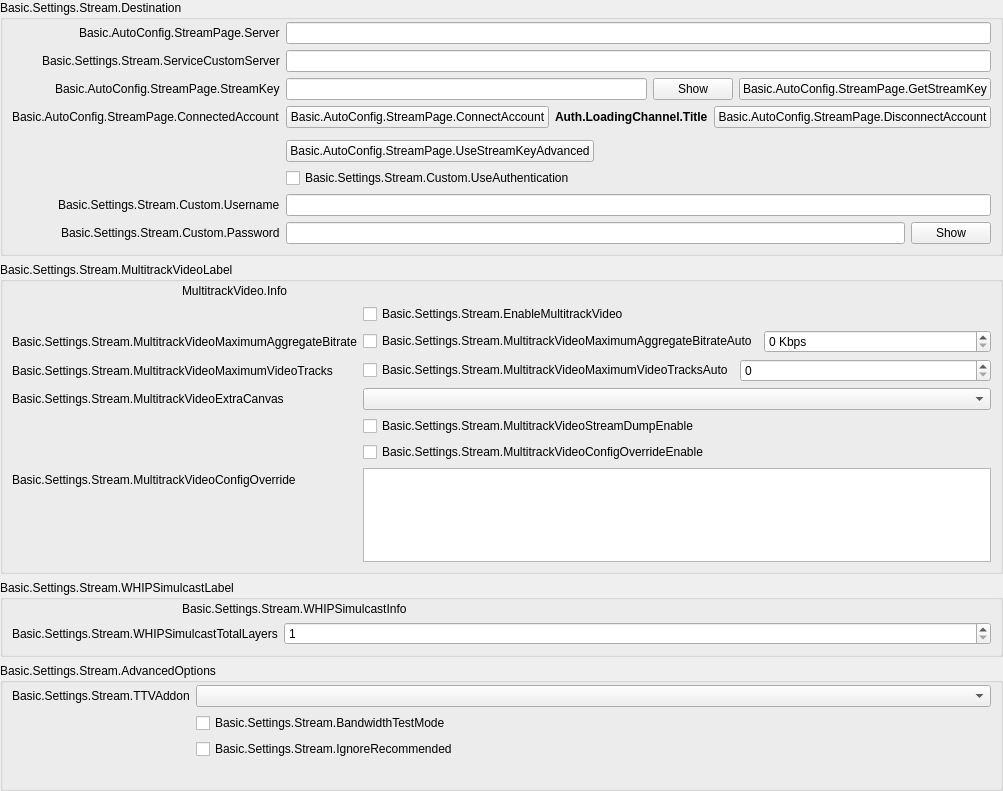
            <widget class="QWidget" name="streamKeyPage">
             <property name="geometry">
              <rect>
               <x>0</x>
               <y>0</y>
               <width>987</width>
               <height>791</height>
              </rect>
             </property>
             <layout class="QVBoxLayout" name="streamkeyPageLayout">
              <property name="leftMargin">
               <number>0</number>
              </property>
              <property name="topMargin">
               <number>0</number>
              </property>
              <property name="rightMargin">
               <number>0</number>
              </property>
              <property name="bottomMargin">
               <number>0</number>
              </property>
              <item>
               <widget class="QGroupBox" name="destinationGroupBox">
                <property name="title">
                 <string>Basic.Settings.Stream.Destination</string>
                </property>
                <layout class="QFormLayout" name="destinationLayout">
                 <property name="fieldGrowthPolicy">
                  <enum>QFormLayout::AllNonFixedFieldsGrow</enum>
                 </property>
                 <property name="labelAlignment">
                  <set>Qt::AlignRight|Qt::AlignTrailing|Qt::AlignVCenter</set>
                 </property>
                 <property name="leftMargin">
                  <number>9</number>
                 </property>
                 <property name="topMargin">
                  <number>2</number>
                 </property>
                 <property name="rightMargin">
                  <number>9</number>
                 </property>
                 <property name="bottomMargin">
                  <number>9</number>
                 </property>
                 <item row="0" column="0">
                  <widget class="QLabel" name="serverLabel">
                   <property name="text">
                    <string>Basic.AutoConfig.StreamPage.Server</string>
                   </property>
                  </widget>
                 </item>
                 <item row="0" column="1">
                  <widget class="QStackedWidget" name="serverStackedWidget">
                   <property name="sizePolicy">
                    <sizepolicy hsizetype="Preferred" vsizetype="Maximum">
                     <horstretch>0</horstretch>
                     <verstretch>0</verstretch>
                    </sizepolicy>
                   </property>
                   <property name="currentIndex">
                    <number>1</number>
                   </property>
                   <widget class="QWidget" name="servicePage">
                    <layout class="QHBoxLayout" name="horizontalLayout_21">
                     <property name="leftMargin">
                      <number>0</number>
                     </property>
                     <property name="topMargin">
                      <number>0</number>
                     </property>
                     <property name="rightMargin">
                      <number>0</number>
                     </property>
                     <property name="bottomMargin">
                      <number>0</number>
                     </property>
                     <item>
                      <widget class="QComboBox" name="server"/>
                     </item>
                    </layout>
                   </widget>
                   <widget class="QWidget" name="customPage">
                    <layout class="QHBoxLayout" name="horizontalLayout_22">
                     <property name="leftMargin">
                      <number>0</number>
                     </property>
                     <property name="topMargin">
                      <number>0</number>
                     </property>
                     <property name="rightMargin">
                      <number>0</number>
                     </property>
                     <property name="bottomMargin">
                      <number>0</number>
                     </property>
                     <item>
                      <widget class="QLineEdit" name="customServer"/>
                     </item>
                    </layout>
                   </widget>
                  </widget>
                 </item>
                 <item row="1" column="0">
                  <widget class="QLabel" name="serviceCustomServerLabel">
                   <property name="text">
                    <string>Basic.Settings.Stream.ServiceCustomServer</string>
                   </property>
                   <property name="buddy">
                    <cstring>serviceCustomServer</cstring>
                   </property>
                  </widget>
                 </item>
                 <item row="1" column="1">
                  <widget class="QLineEdit" name="serviceCustomServer"/>
                 </item>
                 <item row="2" column="0">
                  <widget class="QLabel" name="streamKeyLabel">
                   <property name="text">
                    <string>Basic.AutoConfig.StreamPage.StreamKey</string>
                   </property>
                   <property name="openExternalLinks">
                    <bool>true</bool>
                   </property>
                   <property name="buddy">
                    <cstring>key</cstring>
                   </property>
                  </widget>
                 </item>
                 <item row="2" column="1">
                  <widget class="QFrame" name="streamKeyWidget">
                   <layout class="QHBoxLayout" name="horizontalLayout_11">
                    <property name="leftMargin">
                     <number>0</number>
                    </property>
                    <property name="topMargin">
                     <number>0</number>
                    </property>
                    <property name="rightMargin">
                     <number>0</number>
                    </property>
                    <property name="bottomMargin">
                     <number>0</number>
                    </property>
                    <item>
                     <widget class="QLineEdit" name="key">
                      <property name="inputMask">
                       <string notr="true"/>
                      </property>
                      <property name="text">
                       <string notr="true"/>
                      </property>
                      <property name="echoMode">
                       <enum>QLineEdit::Password</enum>
                      </property>
                     </widget>
                    </item>
                    <item>
                     <widget class="QPushButton" name="show">
                      <property name="text">
                       <string>Show</string>
                      </property>
                     </widget>
                    </item>
                    <item>
                     <widget class="UrlPushButton" name="getStreamKeyButton">
                      <property name="toolTip">
                       <string/>
                      </property>
                      <property name="toolTipDuration">
                       <number>-4</number>
                      </property>
                      <property name="text">
                       <string>Basic.AutoConfig.StreamPage.GetStreamKey</string>
                      </property>
                     </widget>
                    </item>
                   </layout>
                  </widget>
                 </item>
                 <item row="3" column="0">
                  <widget class="QLabel" name="connectedAccountLabel">
                   <property name="text">
                    <string>Basic.AutoConfig.StreamPage.ConnectedAccount</string>
                   </property>
                  </widget>
                 </item>
                 <item row="3" column="1">
                  <layout class="QHBoxLayout" name="horizontalLayout_15">
                   <item>
                    <widget class="QPushButton" name="connectAccount2">
                     <property name="cursor">
                      <cursorShape>PointingHandCursor</cursorShape>
                     </property>
                     <property name="text">
                      <string>Basic.AutoConfig.StreamPage.ConnectAccount</string>
                     </property>
                    </widget>
                   </item>
                   <item>
                    <widget class="QLabel" name="connectedAccountText">
                     <property name="styleSheet">
                      <string notr="true">font-weight: bold</string>
                     </property>
                     <property name="text">
                      <string>Auth.LoadingChannel.Title</string>
                     </property>
                    </widget>
                   </item>
                   <item>
                    <widget class="QPushButton" name="disconnectAccount">
                     <property name="text">
                      <string>Basic.AutoConfig.StreamPage.DisconnectAccount</string>
                     </property>
                    </widget>
                   </item>
                   <item>
                    <spacer name="horizontalSpacer_19">
                     <property name="orientation">
                      <enum>Qt::Horizontal</enum>
                     </property>
                     <property name="sizeHint" stdset="0">
                      <size>
                       <width>40</width>
                       <height>20</height>
                      </size>
                     </property>
                    </spacer>
                   </item>
                  </layout>
                 </item>
                 <item row="4" column="0">
                  <spacer name="horizontalSpacer_18">
                   <property name="orientation">
                    <enum>Qt::Horizontal</enum>
                   </property>
                   <property name="sizeHint" stdset="0">
                    <size>
                     <width>170</width>
                     <height>0</height>
                    </size>
                   </property>
                  </spacer>
                 </item>
                 <item row="5" column="1">
                  <layout class="QHBoxLayout" name="horizontalLayout_28">
                   <item>
                    <widget class="QPushButton" name="useStreamKeyAdv">
                     <property name="text">
                      <string>Basic.AutoConfig.StreamPage.UseStreamKeyAdvanced</string>
                     </property>
                    </widget>
                   </item>
                   <item>
                    <spacer name="horizontalSpacer_28">
                     <property name="orientation">
                      <enum>Qt::Horizontal</enum>
                     </property>
                     <property name="sizeHint" stdset="0">
                      <size>
                       <width>40</width>
                       <height>0</height>
                      </size>
                     </property>
                    </spacer>
                   </item>
                  </layout>
                 </item>
                 <item row="6" column="1">
                  <widget class="QCheckBox" name="useAuth">
                   <property name="text">
                    <string>Basic.Settings.Stream.Custom.UseAuthentication</string>
                   </property>
                  </widget>
                 </item>
                 <item row="7" column="0">
                  <widget class="QLabel" name="authUsernameLabel">
                   <property name="text">
                    <string>Basic.Settings.Stream.Custom.Username</string>
                   </property>
                   <property name="buddy">
                    <cstring>authUsername</cstring>
                   </property>
                  </widget>
                 </item>
                 <item row="7" column="1">
                  <widget class="QLineEdit" name="authUsername"/>
                 </item>
                 <item row="8" column="0">
                  <widget class="QLabel" name="authPwLabel">
                   <property name="text">
                    <string>Basic.Settings.Stream.Custom.Password</string>
                   </property>
                   <property name="buddy">
                    <cstring>authPw</cstring>
                   </property>
                  </widget>
                 </item>
                 <item row="8" column="1">
                  <widget class="QFrame" name="authPwWidget">
                   <layout class="QHBoxLayout" name="horizontalLayout_25">
                    <property name="leftMargin">
                     <number>0</number>
                    </property>
                    <property name="topMargin">
                     <number>0</number>
                    </property>
                    <property name="rightMargin">
                     <number>0</number>
                    </property>
                    <property name="bottomMargin">
                     <number>0</number>
                    </property>
                    <item>
                     <widget class="QLineEdit" name="authPw">
                      <property name="echoMode">
                       <enum>QLineEdit::Password</enum>
                      </property>
                     </widget>
                    </item>
                    <item>
                     <widget class="QPushButton" name="authPwShow">
                      <property name="text">
                       <string>Show</string>
                      </property>
                     </widget>
                    </item>
                   </layout>
                  </widget>
                 </item>
                </layout>
               </widget>
              </item>
              <item>
               <widget class="QGroupBox" name="multitrackVideoGroupBox">
                <property name="title">
                 <string>Basic.Settings.Stream.MultitrackVideoLabel</string>
                </property>
                <layout class="QVBoxLayout" name="verticalLayout_34">
                 <property name="leftMargin">
                  <number>9</number>
                 </property>
                 <property name="topMargin">
                  <number>2</number>
                 </property>
                 <property name="rightMargin">
                  <number>9</number>
                 </property>
                 <property name="bottomMargin">
                  <number>9</number>
                 </property>
                 <item>
                  <layout class="QHBoxLayout" name="horizontalLayout_12">
                   <item>
                    <spacer name="horizontalSpacer_31">
                     <property name="orientation">
                      <enum>Qt::Horizontal</enum>
                     </property>
                     <property name="sizeType">
                      <enum>QSizePolicy::Fixed</enum>
                     </property>
                     <property name="sizeHint" stdset="0">
                      <size>
                       <width>170</width>
                       <height>10</height>
                      </size>
                     </property>
                    </spacer>
                   </item>
                   <item>
                    <widget class="QLabel" name="multitrackVideoInfo">
                     <property name="text">
                      <string>MultitrackVideo.Info</string>
                     </property>
                     <property name="textFormat">
                      <enum>Qt::RichText</enum>
                     </property>
                     <property name="wordWrap">
                      <bool>true</bool>
                     </property>
                     <property name="openExternalLinks">
                      <bool>true</bool>
                     </property>
                    </widget>
                   </item>
                  </layout>
                 </item>
                 <item>
                  <layout class="QFormLayout" name="formLayout_27">
                   <property name="fieldGrowthPolicy">
                    <enum>QFormLayout::AllNonFixedFieldsGrow</enum>
                   </property>
                   <item row="0" column="0">
                    <spacer name="horizontalSpacer_30">
                     <property name="orientation">
                      <enum>Qt::Horizontal</enum>
                     </property>
                     <property name="sizeType">
                      <enum>QSizePolicy::Fixed</enum>
                     </property>
                     <property name="sizeHint" stdset="0">
                      <size>
                       <width>170</width>
                       <height>10</height>
                      </size>
                     </property>
                    </spacer>
                   </item>
                   <item row="0" column="1">
                    <widget class="QCheckBox" name="enableMultitrackVideo">
                     <property name="text">
                      <string>Basic.Settings.Stream.EnableMultitrackVideo</string>
                     </property>
                    </widget>
                   </item>
                   <item row="1" column="0">
                    <widget class="QLabel" name="multitrackVideoMaximumAggregateBitrateLabel">
                     <property name="text">
                      <string>Basic.Settings.Stream.MultitrackVideoMaximumAggregateBitrate</string>
                     </property>
                    </widget>
                   </item>
                   <item row="1" column="1">
                    <layout class="QHBoxLayout" name="horizontalLayout_31" stretch="0,0">
                     <item>
                      <widget class="QCheckBox" name="multitrackVideoMaximumAggregateBitrateAuto">
                       <property name="text">
                        <string>Basic.Settings.Stream.MultitrackVideoMaximumAggregateBitrateAuto</string>
                       </property>
                      </widget>
                     </item>
                     <item>
                      <widget class="QSpinBox" name="multitrackVideoMaximumAggregateBitrate">
                       <property name="sizePolicy">
                        <sizepolicy hsizetype="MinimumExpanding" vsizetype="Fixed">
                         <horstretch>0</horstretch>
                         <verstretch>0</verstretch>
                        </sizepolicy>
                       </property>
                       <property name="suffix">
                        <string notr="true"> Kbps</string>
                       </property>
                       <property name="minimum">
                        <number>0</number>
                       </property>
                       <property name="maximum">
                        <number>1000000</number>
                       </property>
                       <property name="singleStep">
                        <number>50</number>
                       </property>
                       <property name="value">
                        <number>0</number>
                       </property>
                      </widget>
                     </item>
                    </layout>
                   </item>
                   <item row="2" column="0">
                    <widget class="QLabel" name="multitrackVideoMaximumVideoTracksLabel">
                     <property name="text">
                      <string>Basic.Settings.Stream.MultitrackVideoMaximumVideoTracks</string>
                     </property>
                    </widget>
                   </item>
                   <item row="2" column="1">
                    <layout class="QHBoxLayout" name="horizontalLayout_32" stretch="0,0">
                     <item>
                      <widget class="QCheckBox" name="multitrackVideoMaximumVideoTracksAuto">
                       <property name="sizePolicy">
                        <sizepolicy hsizetype="Minimum" vsizetype="Fixed">
                         <horstretch>0</horstretch>
                         <verstretch>0</verstretch>
                        </sizepolicy>
                       </property>
                       <property name="text">
                        <string>Basic.Settings.Stream.MultitrackVideoMaximumVideoTracksAuto</string>
                       </property>
                      </widget>
                     </item>
                     <item>
                      <widget class="QSpinBox" name="multitrackVideoMaximumVideoTracks">
                       <property name="sizePolicy">
                        <sizepolicy hsizetype="MinimumExpanding" vsizetype="Fixed">
                         <horstretch>0</horstretch>
                         <verstretch>0</verstretch>
                        </sizepolicy>
                       </property>
                       <property name="minimum">
                        <number>0</number>
                       </property>
                       <property name="maximum">
                        <number>100</number>
                       </property>
                       <property name="value">
                        <number>0</number>
                       </property>
                      </widget>
                     </item>
                    </layout>
                   </item>
                   <item row="3" column="1">
                    <widget class="QComboBox" name="multitrackVideoAdditionalCanvas">
                     <property name="placeholderText">
                      <string>None</string>
                     </property>
                    </widget>
                   </item>
                   <item row="4" column="0">
                    <spacer name="horizontalSpacer_32">
                     <property name="orientation">
                      <enum>Qt::Horizontal</enum>
                     </property>
                     <property name="sizeType">
                      <enum>QSizePolicy::Fixed</enum>
                     </property>
                     <property name="sizeHint" stdset="0">
                      <size>
                       <width>170</width>
                       <height>10</height>
                      </size>
                     </property>
                    </spacer>
                   </item>
                   <item row="4" column="1">
                    <widget class="QCheckBox" name="multitrackVideoStreamDumpEnable">
                     <property name="text">
                      <string>Basic.Settings.Stream.MultitrackVideoStreamDumpEnable</string>
                     </property>
                    </widget>
                   </item>
                   <item row="5" column="1">
                    <widget class="QCheckBox" name="multitrackVideoConfigOverrideEnable">
                     <property name="text">
                      <string>Basic.Settings.Stream.MultitrackVideoConfigOverrideEnable</string>
                     </property>
                    </widget>
                   </item>
                   <item row="6" column="0">
                    <widget class="QLabel" name="multitrackVideoConfigOverrideLabel">
                     <property name="text">
                      <string>Basic.Settings.Stream.MultitrackVideoConfigOverride</string>
                     </property>
                    </widget>
                   </item>
                   <item row="6" column="1">
                    <widget class="QPlainTextEdit" name="multitrackVideoConfigOverride">
                     <property name="sizePolicy">
                      <sizepolicy hsizetype="Expanding" vsizetype="Expanding">
                       <horstretch>0</horstretch>
                       <verstretch>0</verstretch>
                      </sizepolicy>
                     </property>
                    </widget>
                   </item>
                   <item row="3" column="0">
                    <widget class="QLabel" name="multitrackVideoAdditionalCanvasLabel">
                     <property name="text">
                      <string>Basic.Settings.Stream.MultitrackVideoExtraCanvas</string>
                     </property>
                    </widget>
                   </item>
                  </layout>
                 </item>
                </layout>
               </widget>
              </item>
              <item>
               <widget class="QGroupBox" name="whipSimulcastGroupBox">
                <property name="title">
                 <string>Basic.Settings.Stream.WHIPSimulcastLabel</string>
                </property>
                <layout class="QVBoxLayout" name="verticalLayout_35">
                 <property name="leftMargin">
                  <number>9</number>
                 </property>
                 <property name="topMargin">
                  <number>2</number>
                 </property>
                 <property name="rightMargin">
                  <number>9</number>
                 </property>
                 <property name="bottomMargin">
                  <number>9</number>
                 </property>
                 <item>
                  <layout class="QHBoxLayout" name="horizontalLayout_33">
                   <item>
                    <spacer name="horizontalSpacer_33">
                     <property name="orientation">
                      <enum>Qt::Horizontal</enum>
                     </property>
                     <property name="sizeType">
                      <enum>QSizePolicy::Fixed</enum>
                     </property>
                     <property name="sizeHint" stdset="0">
                      <size>
                       <width>170</width>
                       <height>10</height>
                      </size>
                     </property>
                    </spacer>
                   </item>
                   <item>
                    <widget class="QLabel" name="whipSimulcastInfo">
                     <property name="text">
                      <string>Basic.Settings.Stream.WHIPSimulcastInfo</string>
                     </property>
                     <property name="textFormat">
                      <enum>Qt::RichText</enum>
                     </property>
                     <property name="wordWrap">
                      <bool>true</bool>
                     </property>
                     <property name="openExternalLinks">
                      <bool>true</bool>
                     </property>
                    </widget>
                   </item>
                  </layout>
                 </item>
                 <item>
                  <layout class="QFormLayout" name="formLayout_39">
                   <property name="fieldGrowthPolicy">
                    <enum>QFormLayout::AllNonFixedFieldsGrow</enum>
                   </property>
                   <item row="1" column="0">
                    <widget class="QLabel" name="whipSimulcastTotalLayersLabel">
                     <property name="text">
                      <string>Basic.Settings.Stream.WHIPSimulcastTotalLayers</string>
                     </property>
                     <property name="minimumSize">
                      <size>
                       <width>170</width>
                       <height>0</height>
                      </size>
                     </property>
                    </widget>
                   </item>
                   <item row="1" column="1">
                    <layout class="QHBoxLayout" name="horizontalLayout_35" stretch="0,0">
                     <item>
                      <widget class="QSpinBox" name="whipSimulcastTotalLayers">
                       <property name="minimum">
                        <number>1</number>
                       </property>
                       <property name="maximum">
                        <number>4</number>
                       </property>
                       <property name="value">
                        <number>1</number>
                       </property>
                      </widget>
                     </item>
                    </layout>
                   </item>
                  </layout>
                 </item>
                </layout>
               </widget>
               </item>
              <item>
               <widget class="QGroupBox" name="serviceAdvancedOptionsGroupBox">
                <property name="title">
                 <string>Basic.Settings.Stream.AdvancedOptions</string>
                </property>
                <layout class="QFormLayout" name="serviceAdvancedOptionsLayout">
                 <property name="fieldGrowthPolicy">
                  <enum>QFormLayout::AllNonFixedFieldsGrow</enum>
                 </property>
                 <property name="labelAlignment">
                  <set>Qt::AlignRight|Qt::AlignTrailing|Qt::AlignVCenter</set>
                 </property>
                 <property name="leftMargin">
                  <number>9</number>
                 </property>
                 <property name="topMargin">
                  <number>2</number>
                 </property>
                 <property name="rightMargin">
                  <number>9</number>
                 </property>
                 <property name="bottomMargin">
                  <number>9</number>
                 </property>
                 <item row="0" column="0">
                  <widget class="QLabel" name="twitchAddonLabel">
                   <property name="text">
                    <string>Basic.Settings.Stream.TTVAddon</string>
                   </property>
                   <property name="buddy">
                    <cstring>twitchAddonDropdown</cstring>
                   </property>
                  </widget>
                 </item>
                 <item row="0" column="1">
                  <widget class="QComboBox" name="twitchAddonDropdown"/>
                 </item>
                 <item row="1" column="0">
                  <spacer name="horizontalSpacer_18_1">
                   <property name="orientation">
                    <enum>Qt::Horizontal</enum>
                   </property>
                   <property name="sizeHint" stdset="0">
                    <size>
                     <width>170</width>
                     <height>0</height>
                    </size>
                   </property>
                  </spacer>
                 </item>
                 <item row="1" column="1">
                  <widget class="QCheckBox" name="bandwidthTestEnable">
                   <property name="text">
                    <string>Basic.Settings.Stream.BandwidthTestMode</string>
                   </property>
                  </widget>
                 </item>
                 <item row="2" column="1">
                  <widget class="QCheckBox" name="ignoreRecommended">
                   <property name="text">
                    <string>Basic.Settings.Stream.IgnoreRecommended</string>
                   </property>
                  </widget>
                 </item>
                 <item row="3" column="1">
                  <widget class="QLabel" name="enforceSettingsLabel">
                   <property name="text">
                    <string notr="true"/>
                   </property>
                   <property name="textFormat">
                    <enum>Qt::RichText</enum>
                   </property>
                   <property name="openExternalLinks">
                    <bool>true</bool>
                   </property>
                  </widget>
                 </item>
                </layout>
               </widget>
              </item>
              <item>
               <spacer name="verticalSpacer_12">
                <property name="orientation">
                 <enum>Qt::Vertical</enum>
                </property>
                <property name="sizeHint" stdset="0">
                 <size>
                  <width>20</width>
                  <height>0</height>
                 </size>
                </property>
               </spacer>
              </item>
             </layout>
            </widget>
